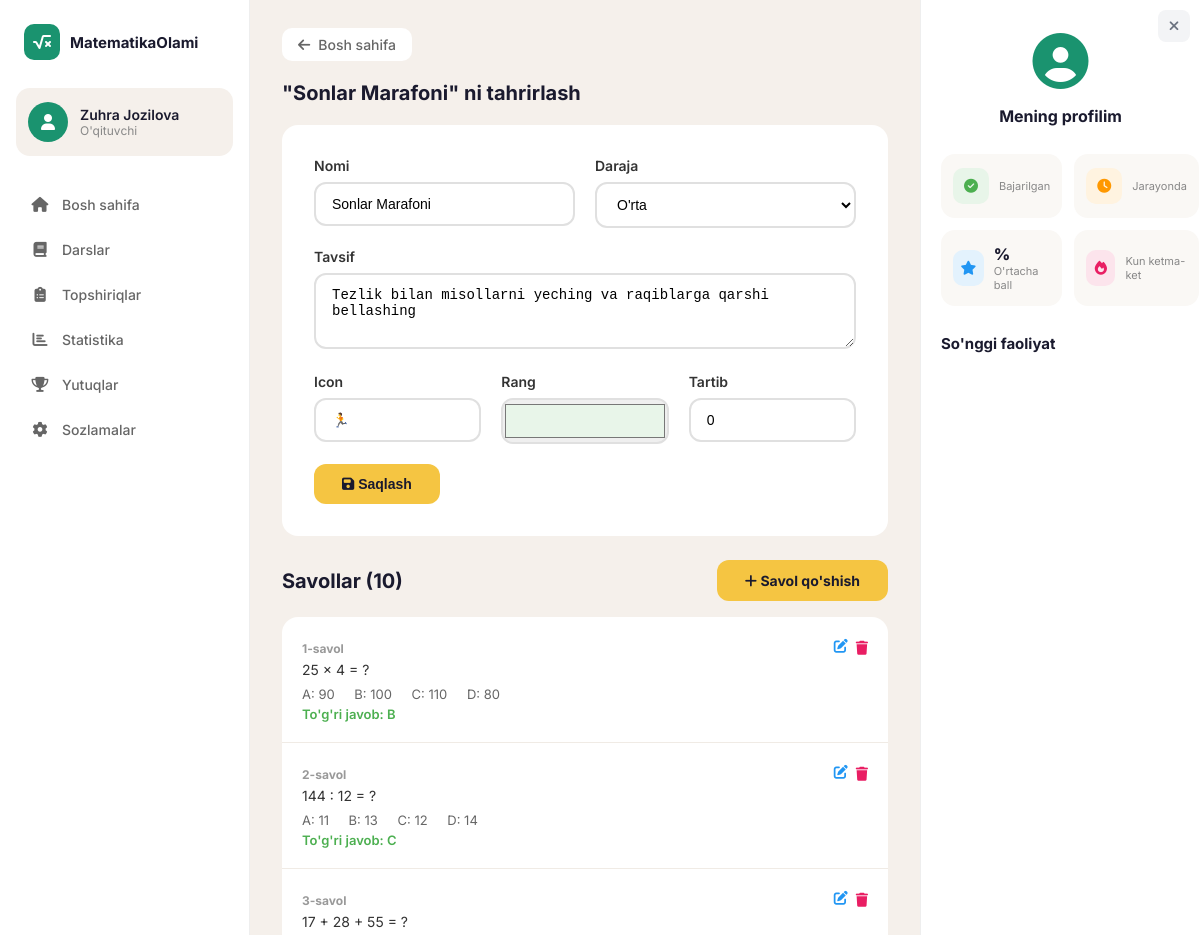
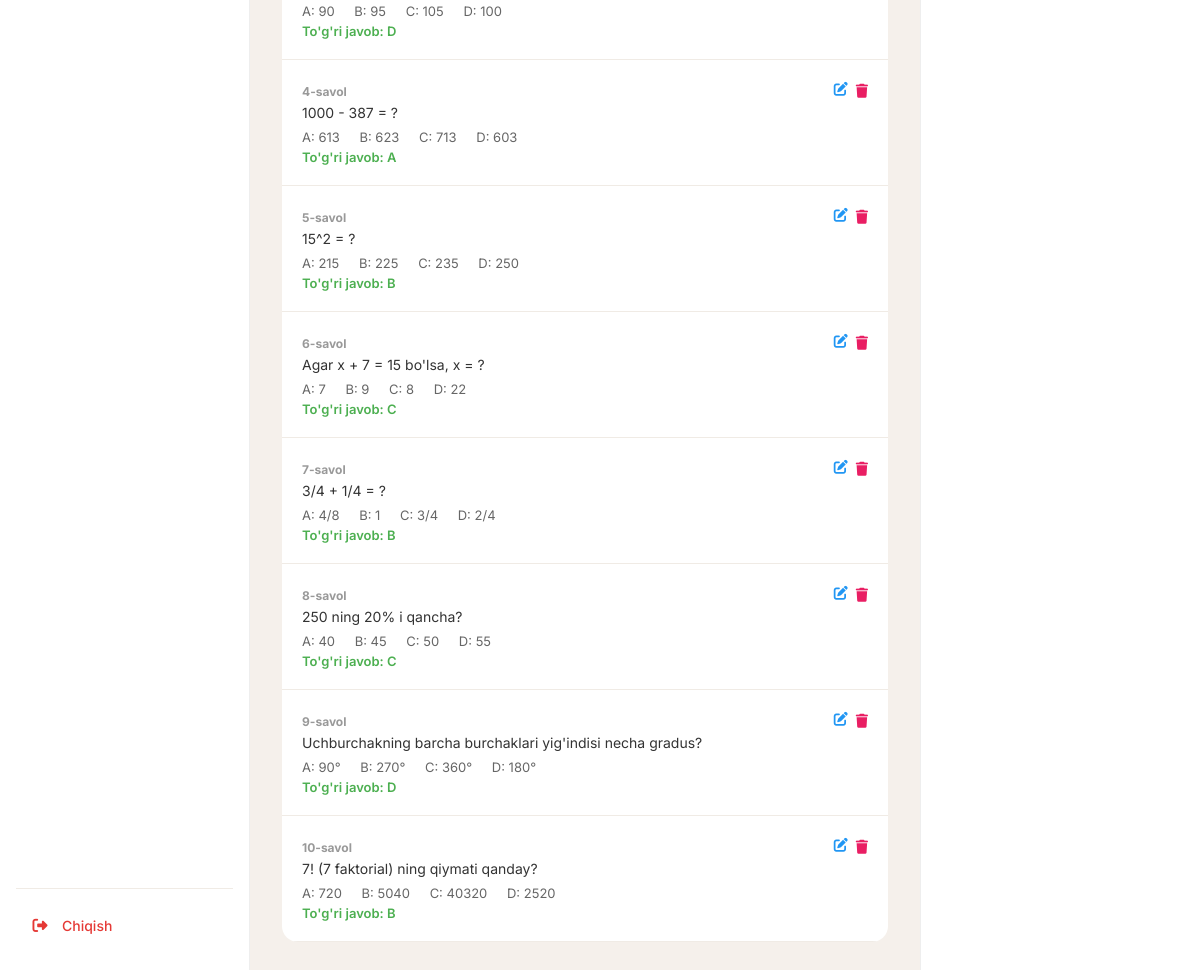
Screenshot of /oqituvchi/musobaqa/1/tahrirlash/ (signed in) with the database file from the repository (2 pictures, top to bottom).
### apps/models.py (models this page shows, shortened)
class Musobaqa(models.Model):
    DARAJA_CHOICES = [
        ('Oson', 'Oson'),
        ("O'rta", "O'rta"),
        ('Qiyin', 'Qiyin'),
    ]
    nomi = models.CharField(max_length=200)
    tavsif = models.TextField()
    icon = models.CharField(max_length=50)
    rang = models.CharField(max_length=20, default='#e8f5e9')
    qatnashchilar = models.PositiveIntegerField(default=0)
    daraja = models.CharField(max_length=20, choices=DARAJA_CHOICES, default="O'rta")
    tartib = models.PositiveIntegerField(default=0)
    class Meta:
        ordering = ['tartib']
        verbose_name = 'Musobaqa'
        verbose_name_plural = 'Musobaqalar'

class MusobaqaSavol(models.Model):
    musobaqa = models.ForeignKey(Musobaqa, on_delete=models.CASCADE, related_name='savollar')
    savol_matni = models.TextField()
    variant_a = models.CharField(max_length=200)
    variant_b = models.CharField(max_length=200)
    variant_c = models.CharField(max_length=200)
    variant_d = models.CharField(max_length=200)
    togri_javob = models.CharField(max_length=1, choices=[
        ('a', 'A'), ('b', 'B'), ('c', 'C'), ('d', 'D'),
    ])
    izoh = models.TextField(blank=True, help_text="Javob izohi")
    tartib = models.PositiveIntegerField(default=0)
    class Meta:
        ordering = ['tartib']
        verbose_name = 'Musobaqa savoli'
        verbose_name_plural = 'Musobaqa savollari'

### apps/views.py (the view, shortened to what this page needs)
# urls.py: path('oqituvchi/musobaqa/<int:pk>/tahrirlash/', views.oqituvchi_musobaqa_tahrirlash, name='oqituvchi_musobaqa_tahrirlash'),
@oqituvchi_talab
def oqituvchi_musobaqa_tahrirlash(request, pk):
    obj = get_object_or_404(Musobaqa, pk=pk)
    savollar = obj.savollar.all()
    return render(request, 'oqituvchi/musobaqa_forma.html', {
        'sarlavha': f'"{obj.nomi}" ni tahrirlash',
        'obj': obj,
        'savollar': savollar,
    })

### templates/oqituvchi/musobaqa_forma.html (shortened to what this page needs)
{% extends 'base.html' %}
{% block content %}
<div class="detail-nav">
    <a href="{% url 'bosh_sahifa' %}" class="detail-back-btn">
        <i class="fas fa-arrow-left"></i> Bosh sahifa
    </a>
</div>
<h1 class="section-title">{{ sarlavha }}</h1>
<div style="background: #fff; border-radius: 16px; padding: 32px; margin-bottom: 24px;">
    <form method="post">
        <div style="display: grid; grid-template-columns: 1fr 1fr; gap: 20px; margin-bottom: 20px;">
            <div>
                <label style="display: block; font-size: 14px; font-weight: 600; margin-bottom: 8px; color: #333;">Nomi</label>
                <input type="text" name="nomi" value="{{ obj.nomi|default:'' }}" required
                    style="width: 100%; padding: 12px 16px; border: 2px solid #e0e0e0; border-radius: 12px; font-size: 14px; outline: none;">
            </div>
            <div>
                <label style="display: block; font-size: 14px; font-weight: 600; margin-bottom: 8px; color: #333;">Daraja</label>
                <select name="daraja"
                    style="width: 100%; padding: 12px 16px; border: 2px solid #e0e0e0; border-radius: 12px; font-size: 14px; outline: none; background: #fff;">
                    <option value="O'rta" {% if obj.daraja == "O'rta" %}selected{% endif %}>O'rta</option>
                </select>
            </div>
        </div>
        <div style="margin-bottom: 20px;">
            <label style="display: block; font-size: 14px; font-weight: 600; margin-bottom: 8px; color: #333;">Tavsif</label>
            <textarea name="tavsif" rows="3" required
                style="width: 100%; padding: 12px 16px; border: 2px solid #e0e0e0; border-radius: 12px; font-size: 14px; outline: none; resize: vertical;">{{ obj.tavsif|default:'' }}</textarea>
        </div>
        <div style="display: grid; grid-template-columns: 1fr 1fr 1fr; gap: 20px; margin-bottom: 20px;">
            <div>
                <label style="display: block; font-size: 14px; font-weight: 600; margin-bottom: 8px; color: #333;">Icon</label>
                <input type="text" name="icon" value="{{ obj.icon|default:'' }}" required
                    style="width: 100%; padding: 12px 16px; border: 2px solid #e0e0e0; border-radius: 12px; font-size: 14px; outline: none;">
            </div>
            <div>
                <label style="display: block; font-size: 14px; font-weight: 600; margin-bottom: 8px; color: #333;">Rang</label>
                <input type="color" name="rang" value="{{ obj.rang|default:'#e8f5e9' }}"
                    style="width: 100%; height: 46px; border: 2px solid #e0e0e0; border-radius: 12px; outline: none; cursor: pointer;">
            </div>
            <div>
                <label style="display: block; font-size: 14px; font-weight: 600; margin-bottom: 8px; color: #333;">Tartib</label>
                <input type="number" name="tartib" value="{{ obj.tartib|default:'0' }}"
                    style="width: 100%; padding: 12px 16px; border: 2px solid #e0e0e0; border-radius: 12px; font-size: 14px; outline: none;">
            </div>
        </div>
        <button type="submit" class="btn-primary" style="border: none; cursor: pointer;">
            <i class="fas fa-save"></i> Saqlash
        </button>
    </form>
</div>
{% if obj %}
<div style="display: flex; justify-content: space-between; align-items: center; margin-bottom: 16px;">
    <h2 class="section-title" style="margin-bottom: 0;">Savollar ({{ savollar.count }})</h2>
    <a href="{% url 'oqituvchi_musobaqa_savol_qoshish' obj.pk %}" class="btn-primary" style="border: none; cursor: pointer;">
        <i class="fas fa-plus"></i> Savol qo'shish
    </a>
</div>
{% if savollar %}
<div style="background: #fff; border-radius: 16px; overflow: hidden;">
    {% for savol in savollar %}
    <div style="padding: 20px; border-bottom: 1px solid #f0ebe5;">
        <div style="display: flex; justify-content: space-between; align-items: flex-start;">
            <div style="flex: 1;">
                <span style="font-size: 12px; font-weight: 700; color: #999;">{{ forloop.counter }}-savol</span>
                <p style="margin-top: 4px; font-size: 14px; color: #333;">{{ savol.savol_matni }}</p>
                <div style="margin-top: 8px; font-size: 13px; color: #666;">
                    <span style="margin-right: 16px;">A: {{ savol.variant_a }}</span>
                    <span style="margin-right: 16px;">B: {{ savol.variant_b }}</span>
                    <span style="margin-right: 16px;">C: {{ savol.variant_c }}</span>
                    <span>D: {{ savol.variant_d }}</span>
                </div>
                <p style="margin-top: 4px; font-size: 13px; color: #4caf50; font-weight: 600;">
                    To'g'ri javob: {{ savol.togri_javob|upper }}
                </p>
            </div>
            <div style="display: flex; gap: 8px; margin-left: 16px;">
                <a href="{% url 'oqituvchi_musobaqa_savol_tahrirlash' savol.pk %}" style="color: #2196f3; text-decoration: none; font-size: 14px;">
                    <i class="fas fa-edit"></i>
                </a>
                <form method="post" action="{% url 'oqituvchi_musobaqa_savol_ochirish' savol.pk %}" style="display: inline;" onsubmit="return confirm('Savolni o\'chirmoqchimisiz?')">
                    <button type="submit" style="background: none; border: none; color: #e91e63; cursor: pointer; font-size: 14px;">
                        <i class="fas fa-trash"></i>
                    </button>
                </form>
            </div>
        </div>
    </div>
    {% endfor %}
</div>
{% else %}
<div style="background: #fff; border-radius: 16px; padding: 40px; text-align: center;">
    <p style="color: #999;"><i class="fas fa-inbox" style="font-size: 32px; display: block; margin-bottom: 12px;"></i>Hali savol qo'shilmagan</p>
</div>
{% endif %}
{% endif %}
{% endblock %}

### templates/base.html (shortened to what this page needs)
{% load static %}
<!DOCTYPE html>
<html lang="uz">
<head>
    <link rel="stylesheet" href="{% static 'css/style.css' %}">
    <link rel="stylesheet" href="https://cdnjs.cloudflare.com/ajax/libs/font-awesome/6.5.0/css/all.min.css">
</head>
<body>
    <div class="layout">
        <aside class="sidebar">
            <div class="sidebar-logo">
                <div class="logo-icon">
                    <i class="fas fa-square-root-variable"></i>
                </div>
                <span class="logo-text">MatematikaOlami</span>
            </div>
            <div class="user-card">
                <div class="user-avatar">
                    <i class="fas fa-user"></i>
                </div>
                <div class="user-info">
                    {% if user.is_authenticated %}
                    <span class="user-name">{{ user.first_name }} {{ user.last_name }}</span>
                    <span class="user-role">{% if user.profil.rol == 'oqituvchi' %}O'qituvchi{% else %}O'quvchi{% endif %}</span>
                    {% else %}
                    <span class="user-name">Mehmon</span>
                    <span class="user-role">Kirish kerak</span>
                    {% endif %}
                </div>
            </div>
            <nav class="sidebar-nav">
                <a href="{% url 'bosh_sahifa' %}" class="nav-item {% if request.resolver_match.url_name == 'bosh_sahifa' %}active{% endif %}">
                    <i class="fas fa-home"></i>
                    <span>Bosh sahifa</span>
                </a>
                <a href="{% url 'darslar' %}" class="nav-item {% if request.resolver_match.url_name == 'darslar' %}active{% endif %}">
                    <i class="fas fa-book"></i>
                    <span>Darslar</span>
                </a>
                <a href="{% url 'topshiriqlar' %}" class="nav-item {% if request.resolver_match.url_name == 'topshiriqlar' %}active{% endif %}">
                    <i class="fas fa-clipboard-list"></i>
                    <span>Topshiriqlar</span>
                </a>
                <a href="{% url 'statistika' %}" class="nav-item {% if request.resolver_match.url_name == 'statistika' %}active{% endif %}">
                    <i class="fas fa-chart-bar"></i>
                    <span>Statistika</span>
                </a>
                <a href="{% url 'yutuqlar' %}" class="nav-item {% if request.resolver_match.url_name == 'yutuqlar' %}active{% endif %}">
                    <i class="fas fa-trophy"></i>
                    <span>Yutuqlar</span>
                </a>
                <a href="{% url 'sozlamalar' %}" class="nav-item {% if request.resolver_match.url_name == 'sozlamalar' %}active{% endif %}">
                    <i class="fas fa-cog"></i>
                    <span>Sozlamalar</span>
                </a>
            </nav>
            <div class="user-actions">
                {% if user.is_authenticated %}
                <a href="{% url 'chiqish' %}" class="nav-item nav-item-logout">
                    <i class="fas fa-sign-out-alt"></i>
                    <span>Chiqish</span>
                </a>
                {% else %}
                <a href="{% url 'kirish' %}" class="nav-item">
                    <i class="fas fa-sign-in-alt"></i>
                    <span>Kirish</span>
                </a>
                {% endif %}
            </div>
        </aside>
        <main class="main-content">
            {% block content %}{% endblock %}
        </main>
        <aside class="right-sidebar" id="rightSidebar">
            <button id="rightSidebarClose" class="right-sidebar-close-btn" title="Yopish" aria-label="Yopish">
                <i class="fas fa-times"></i>
            </button>
            <div class="profile-section">
                <div class="profile-avatar">
                    <i class="fas fa-user-circle"></i>
                </div>
                <h3>Mening profilim</h3>
            </div>
            {% block right_sidebar %}
            <div class="stats-grid">
                <div class="stat-item">
                    <div class="stat-icon" style="background: #e8f5e9; color: #4caf50;">
                        <i class="fas fa-check-circle"></i>
                    </div>
                    <div class="stat-info">
                        <span class="stat-label">Bajarilgan</span>
                    </div>
                </div>
                <div class="stat-item">
                    <div class="stat-icon" style="background: #fff3e0; color: #ff9800;">
                        <i class="fas fa-clock"></i>
                    </div>
                    <div class="stat-info">
                        <span class="stat-label">Jarayonda</span>
                    </div>
                </div>
                <div class="stat-item">
                    <div class="stat-icon" style="background: #e3f2fd; color: #2196f3;">
                        <i class="fas fa-star"></i>
                    </div>
                    <div class="stat-info">
                        <span class="stat-value">{{ stat.ortacha_ball_foiz }}%</span>
                        <span class="stat-label">O'rtacha ball</span>
                    </div>
                </div>
                <div class="stat-item">
                    <div class="stat-icon" style="background: #fce4ec; color: #e91e63;">
                        <i class="fas fa-fire"></i>
                    </div>
                    <div class="stat-info">
                        <span class="stat-label">Kun ketma-ket</span>
                    </div>
                </div>
            </div>
            <div class="recent-activity">
                <h4>{% block activity_title %}So'nggi faoliyat{% endblock %}</h4>
            </div>
            {% endblock %}
        </aside>
    </div>
</body>
</html>

### rows the page displays
Musobaqa: nomi "Sonlar Marafoni", daraja "O'rta", tavsif "Tezlik bilan misollarni yeching va raqiblarga qarshi bellashing", icon "🏃", rang "#e8f5e9", tartib "0", count "10"
MusobaqaSavol: savol_matni "25 x 4 = ?", variant_a "90", variant_b "100", variant_c "110", variant_d "80", togri_javob "B"
MusobaqaSavol: savol_matni "144 : 12 = ?", variant_a "11", variant_b "13", variant_c "12", variant_d "14", togri_javob "C"
MusobaqaSavol: savol_matni "17 + 28 + 55 = ?", variant_a "90", variant_b "95", variant_c "105", variant_d "100", togri_javob "D"
MusobaqaSavol: savol_matni "1000 - 387 = ?", variant_a "613", variant_b "623", variant_c "713", variant_d "603", togri_javob "A"
MusobaqaSavol: savol_matni "15^2 = ?", variant_a "215", variant_b "225", variant_c "235", variant_d "250", togri_javob "B"
MusobaqaSavol: savol_matni "Agar x + 7 = 15 bo'lsa, x = ?", variant_a "7", variant_b "9", variant_c "8", variant_d "22", togri_javob "C"
MusobaqaSavol: savol_matni "3/4 + 1/4 = ?", variant_a "4/8", variant_b "1", variant_c "3/4", variant_d "2/4", togri_javob "B"
MusobaqaSavol: savol_matni "250 ning 20% i qancha?", variant_a "40", variant_b "45", variant_c "50", variant_d "55", togri_javob "C"
MusobaqaSavol: savol_matni "Uchburchakning barcha burchaklari yig'indisi necha gradus?", variant_a "90°", variant_b "270°", variant_c "360°", variant_d "180°", togri_javob "D"
MusobaqaSavol: savol_matni "7! (7 faktorial) ning qiymati qanday?", variant_a "720", variant_b "5040", variant_c "40320", variant_d "2520", togri_javob "B"

### other values shown
{{ user.first_name }} "Zuhra"
{{ user.last_name }} "Jozilova"
{{ sarlavha }} "\"Sonlar Marafoni\" ni tahrirlash"
